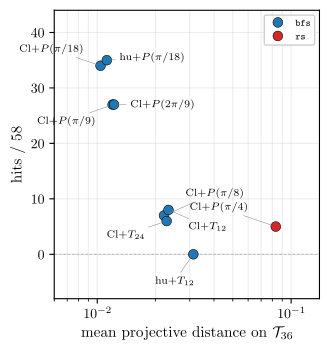

Python code for this plot:
"""Visualize the DSA $\\Sigma(36\\times3)$ target-family coverage table.

Plots hits/58 versus mean projective distance (log) for each
(base, extension) pair in ``tab:lamm_sigma36``. The Clifford+T anchor
sits bottom-right (few hits, largest mean distance) and the
rational-phase winners cluster top-left (many hits, smallest mean
distance). Markers are colored by the cost method (``rs_exact`` vs
``bfs_estimate``) so certified-synthesis rows stand out.

Data here are hardcoded from ``tab:lamm_sigma36`` in the paper. Update
the dict below when the table updates.
"""
from __future__ import annotations

from pathlib import Path

import matplotlib
matplotlib.use("Agg")
import matplotlib.pyplot as plt

plt.rcParams.update({
    "text.usetex": True,
    "font.family": "serif",
    "font.serif": ["Computer Modern Roman"],
    "axes.labelsize": 11,
    "axes.titlesize": 11,
    "legend.fontsize": 9,
    "xtick.labelsize": 10,
    "ytick.labelsize": 10,
    "text.latex.preamble": r"\usepackage{amsmath}",
})


# (label, hits, mean_dist, cost_method).
# Short labels chosen to fit tight layouts.
_ROWS = [
    (r"Cl$+P(\pi/18)$",           34, 0.0104, "bfs"),
    (r"hu$+P(\pi/18)$",           35, 0.0112, "bfs"),
    (r"Cl$+P(\pi/9)$",            27, 0.0120, "bfs"),
    (r"Cl$+P(2\pi/9)$",           27, 0.0122, "bfs"),
    (r"Cl$+P(\pi/8)$",             7, 0.0221, "bfs"),
    (r"Cl$+T_{24}$",               6, 0.0228, "bfs"),
    (r"Cl$+T_{12}$",               8, 0.0233, "bfs"),
    (r"hu$+T_{12}$",               0, 0.0313, "bfs"),
    (r"Cl$+P(\pi/4)$",             5, 0.0833, "rs"),
]

_COLORS = {"bfs": "#1f77b4", "rs": "#d62728"}
_LABELS = {"bfs": r"\texttt{bfs}", "rs": r"\texttt{rs}"}


def main() -> None:
    fig, ax = plt.subplots(figsize=(3.4, 3.6))  # single-column width

    # Data points.
    for label, hits, mean_dist, kind in _ROWS:
        ax.plot(mean_dist, hits, marker="o", markersize=7,
                color=_COLORS[kind], linestyle="none",
                markeredgecolor="black", markeredgewidth=0.4,
                zorder=3)

    # Label placement: explicit (x_abs, y_abs, ha, va) per point.
    # Chosen so no two labels overlap and all leader lines are clean.
    label_positions = [
        # (x_abs, y_abs, ha, va)
        (0.0085, 37.0, "right", "center"),   # Cl+P(π/18)   → top-left
        (0.0130, 35.5, "left",  "center"),   # hu+P(π/18)   → top-right
        (0.0098, 24.0, "right", "center"),   # Cl+P(π/9)
        (0.0148, 27.0, "left",  "center"),   # Cl+P(2π/9)   → right
        (0.0285, 11.0, "left",  "center"),   # Cl+P(π/8)    → right
        (0.0175,  3.5, "right", "center"),   # Cl+T_24      → lower-left
        (0.0295,  5.0, "left",  "center"),   # Cl+T_12      → right
        (0.0250, -4.0, "center","top"),      # hu+T_12      → below its point (0 hits)
        (0.0600,  8.5, "right", "center"),   # Cl+T         → left of its point
    ]

    for (label, _hits, _mean, _kind), (xt, yt, ha, va) in zip(_ROWS, label_positions):
        mean_dist = _mean
        hits = _hits
        ax.annotate(label, xy=(mean_dist, hits), xytext=(xt, yt),
                    fontsize=7.5, ha=ha, va=va,
                    arrowprops=dict(arrowstyle="-", color="0.5",
                                    lw=0.35, shrinkA=1, shrinkB=3))

    ax.set_xscale("log")
    ax.set_xlabel(r"mean projective distance on $\mathcal{T}_{36}$")
    ax.set_ylabel(r"hits / $58$")
    ax.set_xlim(0.006, 0.14)
    ax.set_ylim(-8, 44)
    ax.grid(True, which="both", alpha=0.22)
    ax.axhline(0, color="0.7", lw=0.6, ls="--")

    # Legend.
    import matplotlib.lines as mlines
    handles = [
        mlines.Line2D([], [], color=c, marker="o", markersize=7,
                      markeredgecolor="black", markeredgewidth=0.4,
                      linestyle="none", label=_LABELS[k])
        for k, c in _COLORS.items()
    ]
    ax.legend(handles=handles, loc="upper right", frameon=True,
              framealpha=0.95, edgecolor="0.8", fontsize=7)

    fig.tight_layout()
    out = Path(__file__).resolve().parent / "fig_lamm_sigma36.pdf"
    fig.savefig(out, bbox_inches="tight")
    print(f"wrote {out}")


if __name__ == "__main__":
    main()
